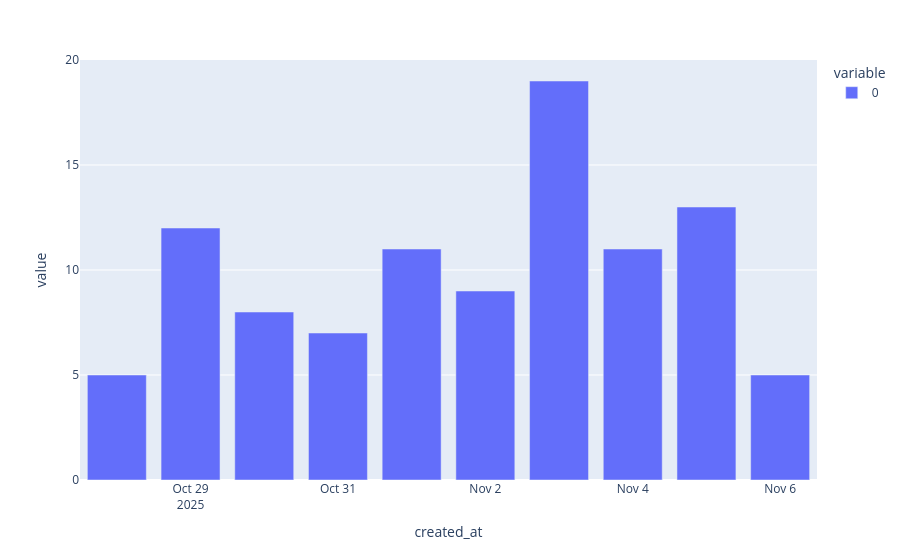

This figure's notebook cell:
### Code cell
post_per_date_bar = px.bar(post_per_date)
post_per_date_bar

### Figure 1 — Plotly figure (JSON) as saved in the notebook; plotly's stock layout.template omitted (floating-point values rounded to 4 significant figures)
{"data": [{"hovertemplate": "variable=0<br>created_at=%{x}<br>value=%{y}<extra></extra>", "legendgroup": "0", "marker": {"color": "#636efa", "pattern": {"shape": ""}}, "name": "0", "orientation": "v", "showlegend": true, "textposition": "auto", "type": "bar", "x": ["2025-10-28", "2025-10-29", "2025-10-30", "2025-10-31", "2025-11-01", "2025-11-02", "2025-11-03", "2025-11-04", "2025-11-05", "2025-11-06"], "xaxis": "x", "y": [5, 12, 8, 7, 11, 9, 19, 11, 13, 5], "yaxis": "y"}], "layout": {"barmode": "relative", "legend": {"title": {"text": "variable"}, "tracegroupgap": 0}, "margin": {"t": 60}, "xaxis": {"anchor": "y", "domain": [0, 1], "title": {"text": "created_at"}}, "yaxis": {"anchor": "x", "domain": [0, 1], "title": {"text": "value"}}}}
